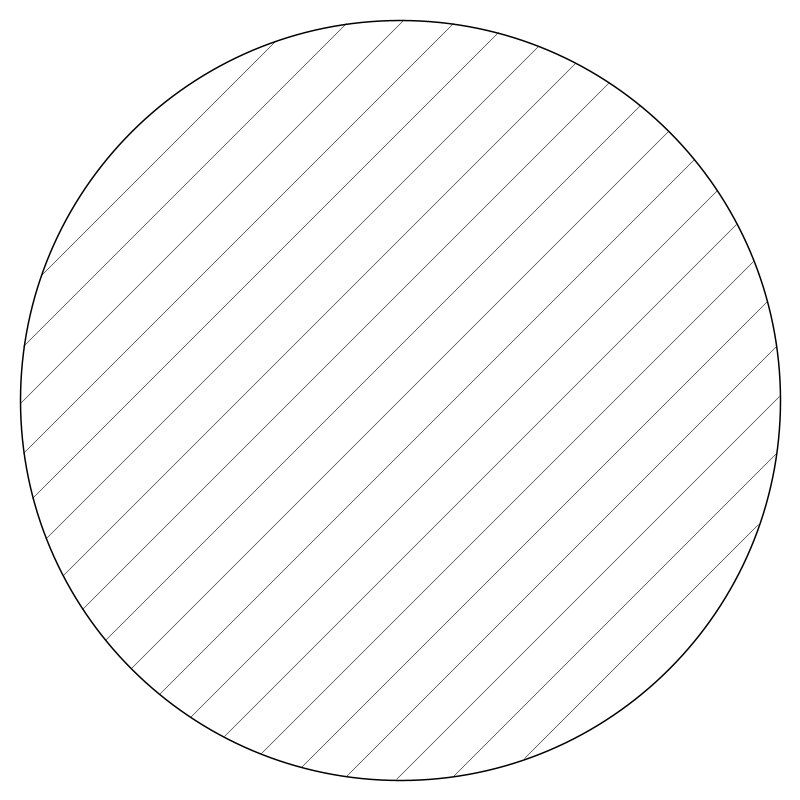
Frame 1 (no input)
Frame 60 (the mouse pressed at the canvas centre just before this capture): identical to frame 1, image omitted
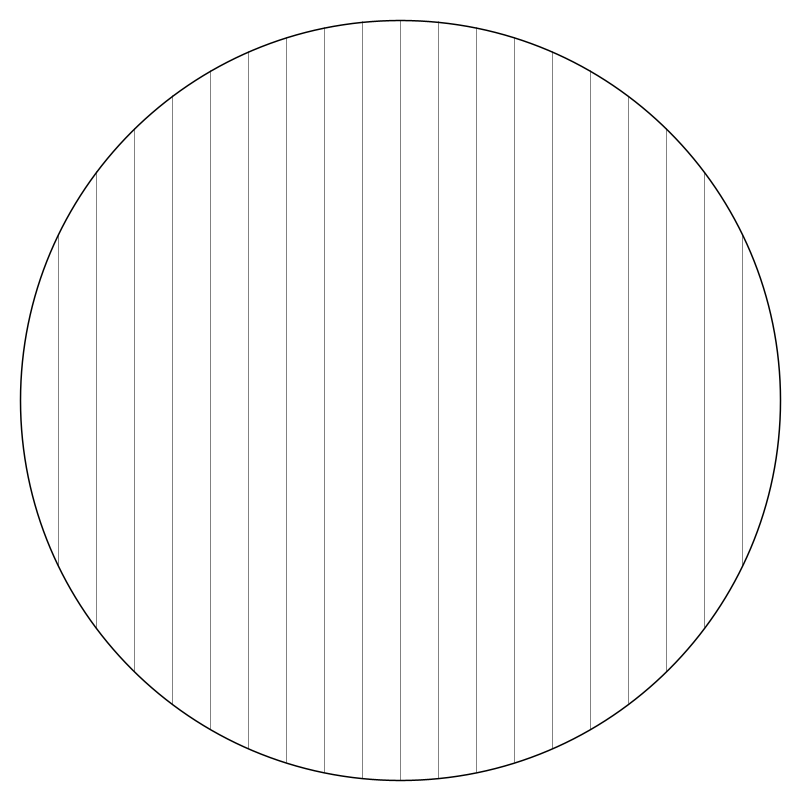
Frame 120 (the mouse held since frame 60 and released just before this capture)

The Processing sketch that drew these frames (run headless with seeded random() and noise(); from frame 60 on, the mouse is pressed at the canvas centre):

// Processing sketch: hatch_circle
// ── hatch_circle.pde
float startAngle;
float density;
float radius;
void setup() {
  size(800,800);
  smooth();
  stroke(0);
  noFill();
  startAngle  = PI/3;
  radius = 380;
  density = 0.1;
}
void draw() {
  background(255);
  startAngle = atan2(height/2-mouseY,width/2-mouseX);
  translate(width/2,height/2);
  noFill();
  stroke(0);
  strokeWeight(0.5);
  for(float i = -1; i <1;i+=density) {
    float angle = acos(i);
    line(cos(startAngle+angle)*radius,sin(startAngle+angle)*radius,cos(startAngle-angle)*radius,sin(startAngle-angle)*radius);
  }
  strokeWeight(1.5);
  ellipse(0,0,radius*2,radius*2);
  fill(220,220,0);
  stroke(255);
}
